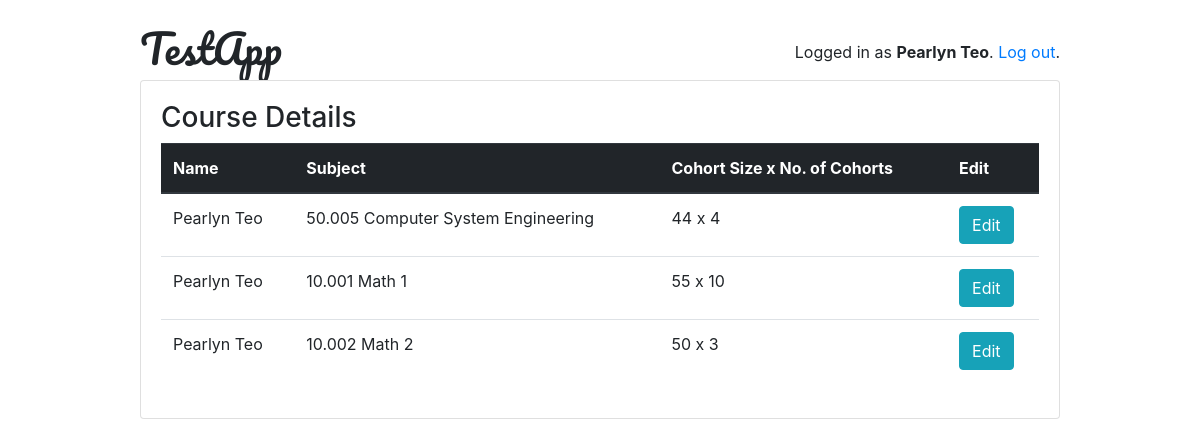
Screenshot of /professors/details (signed in) with the database file from the repository.
### loginpage/models.py (models this page shows, shortened)
class User(AbstractUser):
    user_type = models.PositiveSmallIntegerField(choices=USER_TYPE_CHOICES, default=5)
    first_name = models.CharField(max_length=50)
    last_name = models.CharField(max_length=50)

class Preferences(models.Model):
    created_by = models.ForeignKey(User, on_delete=models.CASCADE, null=True, blank=True, related_name='userpref')
    first_name = models.CharField(max_length=50)
    last_name = models.CharField(max_length=50)
    user_type = models.PositiveSmallIntegerField(choices=USER_TYPE_CHOICES, default=5)
    subject_code = models.CharField(max_length=10)
    subject_name = models.CharField(max_length=50)
    cohort_size = models.PositiveSmallIntegerField()
    cohort_num = models.PositiveSmallIntegerField()

### loginpage/views/professors.py (the view)
# urls.py: path('details', professors.DetailsListView.as_view(), name='details'),
@method_decorator([login_required, professor_required], name='dispatch')
class DetailsListView(ListView):
    template_name = 'coursedetails/detailslist.html'
    def get_queryset(self):
        return Preferences.objects.filter(created_by=self.request.user)

### templates/coursedetails/detailslist.html (shortened to what this page needs)
{% extends 'base.html' %}
{% block content %}
	<h3>Course Details</h3>
	<table  class="table table-hover">
		<thead class="thead-dark">
			<tr>
			    <th scope="col">Name</th>
			    <th scope="col">Subject</th>
			    <th scope="col">Cohort Size x No. of Cohorts</th>
			    <th scope="col">Edit </th>
		  	</tr>
			{% for item in object_list %}
		    	 <tr>
					<td>{{ item.first_name }} {{ item.last_name }} </td>
					<td>{{ item.subject_code }} {{ item.subject_name }}</td>
					<td>{{ item.cohort_size }} x {{ item.cohort_num }}</td>
					<td> <a class="btn btn-info" href="{% url 'professors:editdetails' item.id %}" role="button">Edit</a> </td>
				</tr>
	   	{% empty %}
	    	<tr>
				<td>No course details yet </td>
				<td></td>
				<td></td>
	    	</tr>
		{% endfor %}
	</table>
{% endblock %}

### templates/base.html (shortened to what this page needs)
{% load static %}<!doctype html>
<html lang="en">
  <head>
    <link rel="stylesheet" href="https://maxcdn.bootstrapcdn.com/bootstrap/4.0.0/css/bootstrap.min.css">
    <link rel="stylesheet" type="text/css" href="{% static 'vendor/fontello-2f186091/css/fontello.css' %}">
    <link rel="stylesheet" type="text/css" href="{% static 'css/app.css' %}">
  </head>
  <body>
    <div class="container my-4">
      <div class="row justify-content-center">
        <div class="col-md-10 col-sm-12">
          <div class="row">
            <div class="col-6">
              <h1 class="logo">
                <a href="{% url 'home' %}">
                  TestApp
                </a>
              </h1>
            </div>
            <div class="col-6 text-right">
              {% if user.is_authenticated %}
                <p class="pt-3">Logged in as <strong>{{ user.first_name }} {{ user.last_name }}</strong>. <a href="{% url 'logout' %}">Log out</a>.</p>
              {% else %}
                <a href="{% url 'login' %}" class="btn btn-light" role="button">Log in</a>
                <a href="{% url 'signup' %}" class="btn btn-primary" role="button">Sign up</a>
              {% endif %}
            </div>
          </div>
          <div class="card mb-3">
            <div class="card-body">
              {% block content %}
              {% endblock %}
            </div>
          </div>
        </div>
      </div>
    </div>
  </body>
</html>

### static/css/app.css (style rules this page uses)
.logo a { color: #212529; text-decoration: none; font-family: 'Pacifico', cursive; line-height: 1.2 }
.logo { font-family: 'Pacifico', cursive; }

### rows the page displays
User: first_name "Pearlyn", last_name "Teo"
Preferences: first_name "Pearlyn", last_name "Teo", subject_code "50.005", subject_name "Computer System Engineering", cohort_size "44", cohort_num "4"
Preferences: first_name "Pearlyn", last_name "Teo", subject_code "10.001", subject_name "Math 1", cohort_size "55", cohort_num "10"
Preferences: first_name "Pearlyn", last_name "Teo", subject_code "10.002", subject_name "Math 2", cohort_size "50", cohort_num "3"
